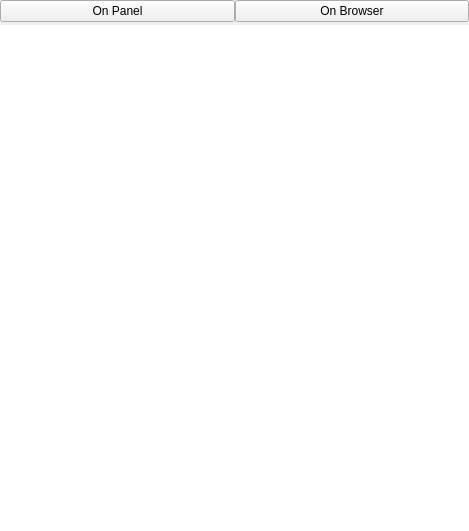
<?xml version="1.0" encoding="UTF-8"?>
<ui version="4.0">
 <class>Form</class>
 <widget class="QWidget" name="Form">
  <property name="geometry">
   <rect>
    <x>0</x>
    <y>0</y>
    <width>469</width>
    <height>531</height>
   </rect>
  </property>
  <property name="windowTitle">
   <string>Form</string>
  </property>
  <layout class="QGridLayout" name="gridLayout">
   <property name="leftMargin">
    <number>0</number>
   </property>
   <property name="topMargin">
    <number>0</number>
   </property>
   <property name="rightMargin">
    <number>0</number>
   </property>
   <property name="bottomMargin">
    <number>0</number>
   </property>
   <property name="horizontalSpacing">
    <number>0</number>
   </property>
   <property name="verticalSpacing">
    <number>3</number>
   </property>
   <item row="0" column="1">
    <widget class="QPushButton" name="browserBtn">
     <property name="text">
      <string>On Browser</string>
     </property>
    </widget>
   </item>
   <item row="0" column="0">
    <widget class="QPushButton" name="wssBtn">
     <property name="text">
      <string>On Panel</string>
     </property>
    </widget>
   </item>
   <item row="1" column="0" colspan="2">
    <widget class="QWidget" name="wss_panel" native="true">
     <property name="enabled">
      <bool>true</bool>
     </property>
     <property name="minimumSize">
      <size>
       <width>0</width>
       <height>500</height>
      </size>
     </property>
     <property name="styleSheet">
      <string notr="true">background-color: rgb(255, 255, 255);
border-color: rgb(255, 255, 255);</string>
     </property>
    </widget>
   </item>
  </layout>
 </widget>
 <resources/>
 <connections/>
</ui>
